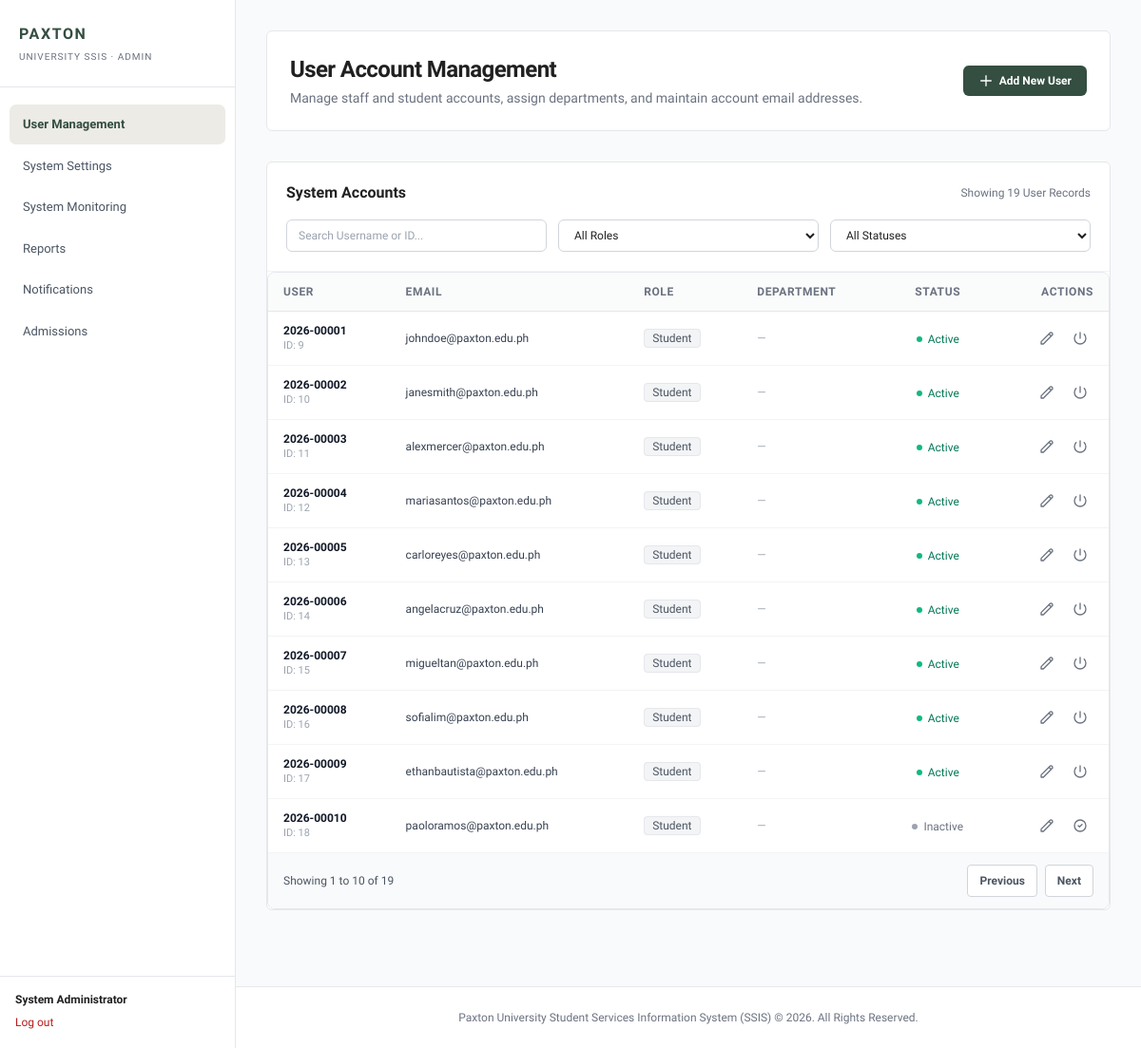
Screenshot of /php/admin/userManagement.php (signed in) with the database file from the repository.
### tables this page shows
CREATE TABLE users (
  id INT UNSIGNED NOT NULL AUTO_INCREMENT,
  username VARCHAR(50) NOT NULL,
  email VARCHAR(120) NULL,
  password_hash VARCHAR(255) NOT NULL,
  role ENUM('Student','Applicant','Registrar','Cashier','Department','Admin') NOT NULL,
  department_id INT UNSIGNED NULL,
  full_name VARCHAR(120) NULL,
  status ENUM('Active','Inactive') NOT NULL DEFAULT 'Active',
  must_change_password TINYINT(1) NOT NULL DEFAULT 0,
  password_changed_at DATETIME NULL,
  last_login DATETIME NULL,
  created_at TIMESTAMP NOT NULL DEFAULT CURRENT_TIMESTAMP,
  updated_at TIMESTAMP NOT NULL DEFAULT CURRENT_TIMESTAMP ON UPDATE CURRENT_TIMESTAMP,
  PRIMARY KEY (id),
  UNIQUE KEY uq_users_username (username),
  UNIQUE KEY uq_users_email (email),
  KEY idx_users_role (role),
  KEY idx_users_status (status),
  KEY idx_users_department (department_id),
  CONSTRAINT fk_users_department FOREIGN KEY (department_id)
    REFERENCES departments (id) ON DELETE RESTRICT ON UPDATE RESTRICT,
  CONSTRAINT chk_users_dept_role CHECK (
    (role = 'Department' AND department_id IS NOT NULL) OR
    (role <> 'Department' AND department_id IS NULL))
);

### models/Database.php (called while the page is built, shortened)
<?php
final class Database
{
    private static ?PDO $connection = null;
    public static function getConnection(): PDO
    {
        if (self::$connection instanceof PDO) {
            return self::$connection;
        }
        $host = self::environmentValue('SSIS_DB_HOST', '127.0.0.1');
        $port = self::environmentValue('SSIS_DB_PORT', '3306');
        $name = self::environmentValue('SSIS_DB_NAME', 'ssis_db');
        $user = self::environmentValue('SSIS_DB_USER', 'root');
        $password = self::environmentValue('SSIS_DB_PASSWORD', '');
        $dsn = sprintf(
            'mysql:host=%s;port=%s;dbname=%s;charset=utf8mb4',
            $host,
            $port,
            $name
        );
        self::$connection = new PDO($dsn, $user, $password, [
            PDO::ATTR_ERRMODE => PDO::ERRMODE_EXCEPTION,
            PDO::ATTR_DEFAULT_FETCH_MODE => PDO::FETCH_ASSOC,
            PDO::ATTR_EMULATE_PREPARES => false,
        ]);
        return self::$connection;
    }
    private static function environmentValue(string $key, string $default): string
    {
        $value = getenv($key);
        return $value === false ? $default : $value;
    }
}

### php/admin/userManagement.php (the view, shortened to what this page needs)
<?php
$accountEmailUsers = Database::getConnection()->query('SELECT u.id, u.username, u.email, u.role, u.department_id, u.status, d.name AS department_name, a.first_name, a.middle_name, a.last_name, a.contact_number, a.address, a.program_id FROM users u LEFT JOIN departments d ON d.id = u.department_id LEFT JOIN admission_applications a ON a.applicant_user_id = u.id ORDER BY u.role, u.username')->fetchAll();
?>
<!DOCTYPE html>
<html lang="en">
<head>
    <script src="https://cdn.tailwindcss.com"></script>
</head>
<body class="bg-gray-50 font-sans text-brand-dark antialiased min-h-screen flex flex-col">
    <?php include __DIR__ . '/../component/sidebar.php'; ?>
    <main class="flex-1 max-w-7xl w-full mx-auto px-4 sm:px-6 lg:px-8 py-8 space-y-8">
        <section class="bg-white border border-gray-200 rounded-md p-6 shadow-xs flex flex-col lg:flex-row lg:items-center lg:justify-between gap-4">
            <div class="space-y-1">
                <div class="flex items-center space-x-2">
                    <h1 class="text-2xl font-bold text-brand-dark tracking-tight">User Account Management</h1>
                </div>
                <p class="text-sm text-gray-500">Manage staff and student accounts, assign departments, and maintain account email addresses.</p>
            </div>
            <div>
                <button id="btn_open_add_user" class="inline-flex items-center px-4 py-2 bg-brand-primary hover:bg-brand-dark text-white text-xs font-semibold rounded-md shadow-xs transition-colors">
                    <svg class="w-4 h-4 mr-1.5" fill="none" stroke="currentColor" viewBox="0 0 24 24">
                        <path stroke-linecap="round" stroke-linejoin="round" stroke-width="2" d="M12 4v16m8-8H4"></path>
                    </svg>
                    Add New User
                </button>
            </div>
        </section>
        <div class="grid grid-cols-1 gap-8">
            <div class="space-y-6">
                <div class="bg-white border border-gray-200 rounded-md shadow-xs overflow-hidden">
                    <div class="p-5 border-b border-gray-100 space-y-4">
                        <div class="flex flex-col sm:flex-row sm:items-center justify-between gap-3">
                            <h2 class="text-base font-bold text-brand-dark">System Accounts</h2>
                            <span id="txt_total_users" class="text-xs font-medium text-gray-500">Showing <?= count($accountEmailUsers) ?> User Records</span>
                        </div>
                        <div class="grid grid-cols-1 sm:grid-cols-3 gap-3">
                            <div>
                                <input type="text" id="filter_search" placeholder="Search Username or ID..." class="w-full text-xs px-3 py-2 border border-gray-300 rounded-md focus:outline-none focus:border-brand-primary">
                            </div>
                            <div>
                                <select id="filter_role" class="w-full text-xs px-3 py-2 border border-gray-300 rounded-md focus:outline-none focus:border-brand-primary bg-white">
                                    <option value="">All Roles</option>
                                </select>
                            </div>
                            <div>
                                <select id="filter_status" class="w-full text-xs px-3 py-2 border border-gray-300 rounded-md focus:outline-none focus:border-brand-primary bg-white">
                                    <option value="">All Statuses</option>
                                </select>
                            </div>
                        </div>
                    </div>
                    <div class="bg-white border border-gray-200 rounded-lg shadow-xs overflow-hidden">
                        <div class="overflow-x-auto">
                            <table id="table_users" class="w-full text-left text-xs border-collapse">
                                <thead>
                                    <tr class="bg-gray-50/80 border-b border-gray-200 text-gray-500 uppercase tracking-wider font-semibold">
                                        <th class="py-3 px-4">User</th>
                                        <th class="py-3 px-4">Email</th>
                                        <th class="py-3 px-4">Role</th>
                                        <th class="py-3 px-4">Department</th>
                                        <th class="py-3 px-4 text-center">Status</th>
                                        <th class="py-3 px-4 text-right">Actions</th>
                                    </tr>
                                </thead>
                                <tbody id="user_table_body" class="divide-y divide-gray-100 text-gray-700">
                                    <?php foreach ($accountEmailUsers as $user):
                                        $userRole = (string) $user['role'];
                                        $userStatus = (string) ($user['status'] ?? 'Active');
                                        $roleStyle = ['Registrar' => 'text-blue-700 bg-blue-50 border-blue-200/60', 'Department' => 'text-indigo-700 bg-indigo-50 border-indigo-200/60', 'Student' => 'text-gray-600 bg-gray-100 border-gray-200', 'Applicant' => 'text-amber-700 bg-amber-50 border-amber-200', 'Cashier' => 'text-emerald-700 bg-emerald-50 border-emerald-200', 'Admin' => 'text-purple-700 bg-purple-50 border-purple-200'][$userRole] ?? 'text-gray-600 bg-gray-100 border-gray-200';
                                        $departmentId = $user['department_id'] === null ? '' : (string) $user['department_id'];
                                    ?>
                                        <tr class="hover:bg-gray-50/60 transition-colors" data-user-id="<?= (int) $user['id'] ?>" data-role="<?= htmlspecialchars($userRole, ENT_QUOTES, 'UTF-8') ?>" data-status="<?= htmlspecialchars($userStatus, ENT_QUOTES, 'UTF-8') ?>">
                                            <td class="py-3 px-4">
                                                <div class="font-semibold text-gray-900"><?= htmlspecialchars($user['username'], ENT_QUOTES, 'UTF-8') ?></div>
                                                <div class="text-[11px] text-gray-400">ID: <?= (int) $user['id'] ?></div>
                                            </td>
                                            <td class="py-3 px-4 user-email"><?= htmlspecialchars($user['email'] ?: '—', ENT_QUOTES, 'UTF-8') ?></td>
                                            <td class="py-3 px-4"><span class="text-xs font-medium px-2 py-0.5 rounded border <?= $roleStyle ?>"><?= htmlspecialchars($userRole, ENT_QUOTES, 'UTF-8') ?></span></td>
                                            <td class="py-3 px-4 <?= $user['department_name'] ? 'font-medium text-gray-700' : 'text-gray-400' ?>"><?= htmlspecialchars($user['department_name'] ?: '—', ENT_QUOTES, 'UTF-8') ?></td>
                                            <td class="py-3 px-4 text-center"><span class="inline-flex items-center gap-1.5 text-xs font-medium <?= $userStatus === 'Active' ? 'text-emerald-700' : 'text-gray-500' ?>"><span class="w-1.5 h-1.5 rounded-full <?= $userStatus === 'Active' ? 'bg-emerald-500' : 'bg-gray-400' ?>"></span><?= htmlspecialchars($userStatus, ENT_QUOTES, 'UTF-8') ?></span></td>
                                            <td class="py-3 px-4 text-right"><button type="button" class="btn-edit-user p-1.5 text-gray-500 hover:text-brand-primary rounded-md hover:bg-gray-100" title="Edit Account" data-id="<?= (int) $user['id'] ?>" data-username="<?= htmlspecialchars($user['username'], ENT_QUOTES, 'UTF-8') ?>" data-email="<?= htmlspecialchars($user['email'] ?? '', ENT_QUOTES, 'UTF-8') ?>" data-role="<?= htmlspecialchars($userRole, ENT_QUOTES, 'UTF-8') ?>" data-department="<?= htmlspecialchars($departmentId, ENT_QUOTES, 'UTF-8') ?>" data-first-name="<?= htmlspecialchars($user['first_name'] ?? '', ENT_QUOTES, 'UTF-8') ?>" data-middle-name="<?= htmlspecialchars($user['middle_name'] ?? '', ENT_QUOTES, 'UTF-8') ?>" data-last-name="<?= htmlspecialchars($user['last_name'] ?? '', ENT_QUOTES, 'UTF-8') ?>" data-contact-number="<?= htmlspecialchars($user['contact_number'] ?? '', ENT_QUOTES, 'UTF-8') ?>" data-address="<?= htmlspecialchars($user['address'] ?? '', ENT_QUOTES, 'UTF-8') ?>" data-program="<?= (int) ($user['program_id'] ?? 0) ?>"><svg class="w-4 h-4" fill="none" stroke="currentColor" viewBox="0 0 24 24">
                                                        <path stroke-linecap="round" stroke-linejoin="round" stroke-width="2" d="M15.232 5.232l3.536 3.536m-2.036-5.036a2.5 2.5 0 113.536 3.536L6.5 21.036H3v-3.572L16.732 3.732z"></path>
                                                    </svg></button>
                                                <?php if ((int) $user['id'] !== 1 && (int) $user['id'] !== (int) ($_SESSION['user']['id'] ?? 0)): $isActiveUser = $userStatus === 'Active'; ?>
                                                    <button type="button" class="btn-toggle-status p-1.5 ml-1 text-gray-500 <?= $isActiveUser ? 'hover:text-red-600' : 'hover:text-emerald-600' ?> rounded-md hover:bg-gray-100" title="<?= $isActiveUser ? 'Deactivate Account' : 'Activate Account' ?>" data-id="<?= (int) $user['id'] ?>" data-username="<?= htmlspecialchars($user['username'], ENT_QUOTES, 'UTF-8') ?>" data-action="<?= $isActiveUser ? 'Disable' : 'Enable' ?>">
                                                        <svg class="w-4 h-4" fill="none" stroke="currentColor" viewBox="0 0 24 24">
                                                            <path stroke-linecap="round" stroke-linejoin="round" stroke-width="2" d="<?= $isActiveUser ? 'M18.364 5.636a9 9 0 11-12.728 0M12 3v9' : 'M9 12l2 2 4-4m6 2a9 9 0 11-18 0 9 9 0 0118 0z' ?>"></path>
                                                        </svg>
                                                    </button>
                                                <?php endif; ?>
                                            </td>
                                        </tr>
                                    <?php endforeach; ?>
                                </tbody>
                            </table>
                        </div>
                    </div>
                </div>
            </div>
        </div>
    </main>
    <footer class="bg-white border-t border-gray-200 mt-12 py-6 text-center text-xs text-gray-500">
        <div class="max-w-7xl mx-auto px-4">
            <p>Paxton University Student Services Information System (SSIS) &copy; 2026. All Rights Reserved.</p>
        </div>
    </footer>
</body>
</html>

### rows the page displays
users: username "2026-00001", id "9", email "johndoe@paxton.edu.ph", role "Student", department_name "—", status "Active"
users: username "2026-00002", id "10", email "janesmith@paxton.edu.ph", role "Student", department_name "—", status "Active"
users: username "2026-00003", id "11", email "alexmercer@paxton.edu.ph", role "Student", department_name "—", status "Active"
users: username "2026-00004", id "12", email "mariasantos@paxton.edu.ph", role "Student", department_name "—", status "Active"
users: username "2026-00005", id "13", email "carloreyes@paxton.edu.ph", role "Student", department_name "—", status "Active"
users: username "2026-00006", id "14", email "angelacruz@paxton.edu.ph", role "Student", department_name "—", status "Active"
users: username "2026-00007", id "15", email "migueltan@paxton.edu.ph", role "Student", department_name "—", status "Active"
users: username "2026-00008", id "16", email "sofialim@paxton.edu.ph", role "Student", department_name "—", status "Active"
users: username "2026-00009", id "17", email "ethanbautista@paxton.edu.ph", role "Student", department_name "—", status "Active"
users: username "2026-00010", id "18", email "paoloramos@paxton.edu.ph", role "Student", department_name "—", status "Inactive"

### other values shown
$role "ADMIN"
$label "User Management"
$label "System Settings"
$label "System Monitoring"
$label "Reports"
$label "Notifications"
$label "Admissions"
$name "System Administrator"
count($accountEmailUsers) "19"
